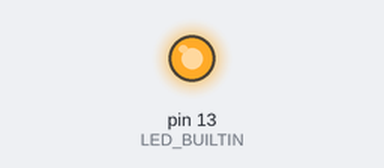
Simulated run of this sketch. Board: Arduino Uno, built with avr-gcc and run on an emulated ATmega328P. Parts: output pins drawn as LEDs (lit = HIGH).

Above: at 0.79 s.
At 17.8 s:
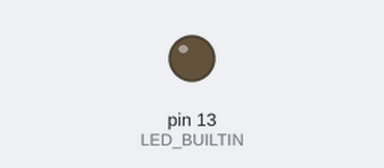
Timing chart, 0 to 30.2 s (numbered marks = the images above):
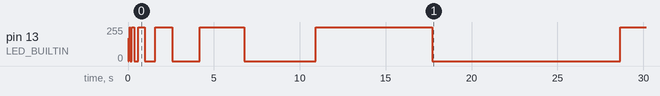

The sketch:

builtin-led-blink-fibonacci.ino
```cpp
int a;
int b;

void setup() {
  pinMode(LED_BUILTIN, OUTPUT);
  a = 0;
  b = 1;
}

void loop() {
  digitalWrite(LED_BUILTIN, HIGH);
  delay(a += b);
  digitalWrite(LED_BUILTIN, LOW);
  delay(b += a);
}
```
